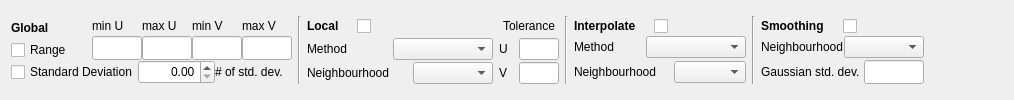
    <widget class="QWidget" name="filterTab">
     <attribute name="title">
      <string>Filters</string>
     </attribute>
     <layout class="QGridLayout" name="gridLayout_19">
      <item row="0" column="0">
       <layout class="QGridLayout" name="gridLayout_16">
        <property name="verticalSpacing">
         <number>0</number>
        </property>
        <item row="0" column="0">
         <widget class="QLabel" name="label_13">
          <property name="minimumSize">
           <size>
            <width>0</width>
            <height>20</height>
           </size>
          </property>
          <property name="font">
           <font>
            <weight>75</weight>
            <bold>true</bold>
           </font>
          </property>
          <property name="text">
           <string>Global</string>
          </property>
         </widget>
        </item>
        <item row="0" column="1" rowspan="2">
         <layout class="QGridLayout" name="gridLayout_5">
          <property name="horizontalSpacing">
           <number>0</number>
          </property>
          <property name="verticalSpacing">
           <number>1</number>
          </property>
          <item row="0" column="0">
           <widget class="QLabel" name="label_14">
            <property name="minimumSize">
             <size>
              <width>40</width>
              <height>0</height>
             </size>
            </property>
            <property name="maximumSize">
             <size>
              <width>40</width>
              <height>16777215</height>
             </size>
            </property>
            <property name="text">
             <string>min U</string>
            </property>
           </widget>
          </item>
          <item row="0" column="1">
           <widget class="QLabel" name="label_15">
            <property name="minimumSize">
             <size>
              <width>40</width>
              <height>0</height>
             </size>
            </property>
            <property name="maximumSize">
             <size>
              <width>40</width>
              <height>16777215</height>
             </size>
            </property>
            <property name="text">
             <string>max U</string>
            </property>
           </widget>
          </item>
          <item row="0" column="2">
           <widget class="QLabel" name="label_16">
            <property name="minimumSize">
             <size>
              <width>40</width>
              <height>0</height>
             </size>
            </property>
            <property name="maximumSize">
             <size>
              <width>40</width>
              <height>16777215</height>
             </size>
            </property>
            <property name="text">
             <string>min V</string>
            </property>
           </widget>
          </item>
          <item row="0" column="3">
           <widget class="QLabel" name="label_17">
            <property name="minimumSize">
             <size>
              <width>40</width>
              <height>0</height>
             </size>
            </property>
            <property name="maximumSize">
             <size>
              <width>40</width>
              <height>16777215</height>
             </size>
            </property>
            <property name="text">
             <string>max V</string>
            </property>
           </widget>
          </item>
          <item row="1" column="0">
           <widget class="QLineEdit" name="minUedit">
            <property name="sizePolicy">
             <sizepolicy hsizetype="Expanding" vsizetype="Fixed">
              <horstretch>0</horstretch>
              <verstretch>0</verstretch>
             </sizepolicy>
            </property>
            <property name="minimumSize">
             <size>
              <width>50</width>
              <height>24</height>
             </size>
            </property>
            <property name="maximumSize">
             <size>
              <width>40</width>
              <height>16777215</height>
             </size>
            </property>
            <property name="inputMask">
             <string/>
            </property>
            <property name="alignment">
             <set>Qt::AlignRight|Qt::AlignTrailing|Qt::AlignVCenter</set>
            </property>
           </widget>
          </item>
          <item row="1" column="1">
           <widget class="QLineEdit" name="maxUedit">
            <property name="sizePolicy">
             <sizepolicy hsizetype="Expanding" vsizetype="Fixed">
              <horstretch>0</horstretch>
              <verstretch>0</verstretch>
             </sizepolicy>
            </property>
            <property name="minimumSize">
             <size>
              <width>50</width>
              <height>24</height>
             </size>
            </property>
            <property name="maximumSize">
             <size>
              <width>40</width>
              <height>16777215</height>
             </size>
            </property>
            <property name="inputMask">
             <string/>
            </property>
            <property name="alignment">
             <set>Qt::AlignRight|Qt::AlignTrailing|Qt::AlignVCenter</set>
            </property>
           </widget>
          </item>
          <item row="1" column="2">
           <widget class="QLineEdit" name="minVedit">
            <property name="sizePolicy">
             <sizepolicy hsizetype="Expanding" vsizetype="Fixed">
              <horstretch>0</horstretch>
              <verstretch>0</verstretch>
             </sizepolicy>
            </property>
            <property name="minimumSize">
             <size>
              <width>50</width>
              <height>24</height>
             </size>
            </property>
            <property name="maximumSize">
             <size>
              <width>40</width>
              <height>16777215</height>
             </size>
            </property>
            <property name="inputMask">
             <string/>
            </property>
            <property name="alignment">
             <set>Qt::AlignRight|Qt::AlignTrailing|Qt::AlignVCenter</set>
            </property>
           </widget>
          </item>
          <item row="1" column="3">
           <widget class="QLineEdit" name="maxVedit">
            <property name="sizePolicy">
             <sizepolicy hsizetype="Expanding" vsizetype="Fixed">
              <horstretch>0</horstretch>
              <verstretch>0</verstretch>
             </sizepolicy>
            </property>
            <property name="minimumSize">
             <size>
              <width>50</width>
              <height>24</height>
             </size>
            </property>
            <property name="maximumSize">
             <size>
              <width>40</width>
              <height>16777215</height>
             </size>
            </property>
            <property name="inputMask">
             <string/>
            </property>
            <property name="alignment">
             <set>Qt::AlignRight|Qt::AlignTrailing|Qt::AlignVCenter</set>
            </property>
           </widget>
          </item>
         </layout>
        </item>
        <item row="1" column="0">
         <widget class="QCheckBox" name="globalRangeCheck">
          <property name="minimumSize">
           <size>
            <width>75</width>
            <height>20</height>
           </size>
          </property>
          <property name="text">
           <string>Range</string>
          </property>
         </widget>
        </item>
        <item row="2" column="0" colspan="2">
         <layout class="QHBoxLayout" name="horizontalLayout_9">
          <item>
           <widget class="QCheckBox" name="globalStDevCheck">
            <property name="minimumSize">
             <size>
              <width>0</width>
              <height>20</height>
             </size>
            </property>
            <property name="text">
             <string>Standard Deviation</string>
            </property>
           </widget>
          </item>
          <item>
           <widget class="QDoubleSpinBox" name="nStdDevSpin">
            <property name="minimumSize">
             <size>
              <width>0</width>
              <height>24</height>
             </size>
            </property>
            <property name="alignment">
             <set>Qt::AlignRight|Qt::AlignTrailing|Qt::AlignVCenter</set>
            </property>
           </widget>
          </item>
          <item>
           <widget class="QLabel" name="label_18">
            <property name="minimumSize">
             <size>
              <width>0</width>
              <height>20</height>
             </size>
            </property>
            <property name="text">
             <string># of std. dev.</string>
            </property>
           </widget>
          </item>
         </layout>
        </item>
       </layout>
      </item>
      <item row="0" column="1">
       <widget class="Line" name="line_5">
        <property name="orientation">
         <enum>Qt::Vertical</enum>
        </property>
       </widget>
      </item>
      <item row="0" column="2">
       <layout class="QGridLayout" name="gridLayout_18">
        <property name="verticalSpacing">
         <number>2</number>
        </property>
        <item row="0" column="0">
         <layout class="QHBoxLayout" name="horizontalLayout_6">
          <item>
           <widget class="QLabel" name="label_19">
            <property name="minimumSize">
             <size>
              <width>0</width>
              <height>20</height>
             </size>
            </property>
            <property name="font">
             <font>
              <weight>75</weight>
              <bold>true</bold>
             </font>
            </property>
            <property name="text">
             <string>Local</string>
            </property>
           </widget>
          </item>
          <item>
           <widget class="QCheckBox" name="localCheck">
            <property name="minimumSize">
             <size>
              <width>0</width>
              <height>20</height>
             </size>
            </property>
            <property name="text">
             <string/>
            </property>
           </widget>
          </item>
         </layout>
        </item>
        <item row="0" column="1">
         <spacer name="horizontalSpacer_14">
          <property name="orientation">
           <enum>Qt::Horizontal</enum>
          </property>
          <property name="sizeHint" stdset="0">
           <size>
            <width>40</width>
            <height>20</height>
           </size>
          </property>
         </spacer>
        </item>
        <item row="0" column="2" colspan="2">
         <widget class="QLabel" name="label_22">
          <property name="minimumSize">
           <size>
            <width>60</width>
            <height>20</height>
           </size>
          </property>
          <property name="text">
           <string>Tolerance</string>
          </property>
          <property name="alignment">
           <set>Qt::AlignCenter</set>
          </property>
         </widget>
        </item>
        <item row="1" column="0" colspan="2">
         <layout class="QHBoxLayout" name="horizontalLayout_2">
          <item>
           <widget class="QLabel" name="label_20">
            <property name="minimumSize">
             <size>
              <width>0</width>
              <height>20</height>
             </size>
            </property>
            <property name="text">
             <string>Method</string>
            </property>
           </widget>
          </item>
          <item>
           <spacer name="horizontalSpacer_18">
            <property name="orientation">
             <enum>Qt::Horizontal</enum>
            </property>
            <property name="sizeHint" stdset="0">
             <size>
              <width>20</width>
              <height>20</height>
             </size>
            </property>
           </spacer>
          </item>
          <item>
           <widget class="QComboBox" name="localMethodCombo">
            <property name="minimumSize">
             <size>
              <width>100</width>
              <height>22</height>
             </size>
            </property>
           </widget>
          </item>
         </layout>
        </item>
        <item row="1" column="2">
         <widget class="QLabel" name="label_23">
          <property name="text">
           <string>U</string>
          </property>
         </widget>
        </item>
        <item row="1" column="3">
         <widget class="QLineEdit" name="localUedit">
          <property name="minimumSize">
           <size>
            <width>40</width>
            <height>22</height>
           </size>
          </property>
          <property name="maximumSize">
           <size>
            <width>32</width>
            <height>32</height>
           </size>
          </property>
          <property name="alignment">
           <set>Qt::AlignRight|Qt::AlignTrailing|Qt::AlignVCenter</set>
          </property>
         </widget>
        </item>
        <item row="2" column="0">
         <widget class="QLabel" name="label_21">
          <property name="minimumSize">
           <size>
            <width>100</width>
            <height>20</height>
           </size>
          </property>
          <property name="text">
           <string>Neighbourhood</string>
          </property>
         </widget>
        </item>
        <item row="2" column="1">
         <widget class="QComboBox" name="localNxNCombo">
          <property name="minimumSize">
           <size>
            <width>80</width>
            <height>22</height>
           </size>
          </property>
          <property name="maximumSize">
           <size>
            <width>80</width>
            <height>16777215</height>
           </size>
          </property>
         </widget>
        </item>
        <item row="2" column="2">
         <widget class="QLabel" name="label_24">
          <property name="text">
           <string>V</string>
          </property>
         </widget>
        </item>
        <item row="2" column="3">
         <widget class="QLineEdit" name="localVedit">
          <property name="minimumSize">
           <size>
            <width>40</width>
            <height>22</height>
           </size>
          </property>
          <property name="maximumSize">
           <size>
            <width>32</width>
            <height>16777215</height>
           </size>
          </property>
          <property name="alignment">
           <set>Qt::AlignRight|Qt::AlignTrailing|Qt::AlignVCenter</set>
          </property>
         </widget>
        </item>
       </layout>
      </item>
      <item row="0" column="3">
       <widget class="Line" name="line_6">
        <property name="orientation">
         <enum>Qt::Vertical</enum>
        </property>
       </widget>
      </item>
      <item row="0" column="4">
       <layout class="QGridLayout" name="gridLayout_15">
        <property name="verticalSpacing">
         <number>0</number>
        </property>
        <item row="0" column="0">
         <layout class="QHBoxLayout" name="horizontalLayout_5">
          <item>
           <widget class="QLabel" name="label_25">
            <property name="minimumSize">
             <size>
              <width>0</width>
              <height>20</height>
             </size>
            </property>
            <property name="maximumSize">
             <size>
              <width>80</width>
              <height>22</height>
             </size>
            </property>
            <property name="font">
             <font>
              <weight>75</weight>
              <bold>true</bold>
             </font>
            </property>
            <property name="text">
             <string>Interpolate</string>
            </property>
           </widget>
          </item>
          <item>
           <widget class="QCheckBox" name="interpolateCheck">
            <property name="minimumSize">
             <size>
              <width>0</width>
              <height>20</height>
             </size>
            </property>
            <property name="maximumSize">
             <size>
              <width>16777215</width>
              <height>22</height>
             </size>
            </property>
            <property name="text">
             <string/>
            </property>
           </widget>
          </item>
         </layout>
        </item>
        <item row="1" column="0">
         <layout class="QGridLayout" name="gridLayout_14">
          <property name="verticalSpacing">
           <number>2</number>
          </property>
          <item row="0" column="0">
           <widget class="QLabel" name="label_26">
            <property name="minimumSize">
             <size>
              <width>0</width>
              <height>20</height>
             </size>
            </property>
            <property name="text">
             <string>Method</string>
            </property>
           </widget>
          </item>
          <item row="0" column="1">
           <spacer name="horizontalSpacer_13">
            <property name="orientation">
             <enum>Qt::Horizontal</enum>
            </property>
            <property name="sizeHint" stdset="0">
             <size>
              <width>18</width>
              <height>20</height>
             </size>
            </property>
           </spacer>
          </item>
          <item row="0" column="2" colspan="2">
           <widget class="QComboBox" name="interpolateMethodCombo">
            <property name="minimumSize">
             <size>
              <width>100</width>
              <height>22</height>
             </size>
            </property>
            <property name="maximumSize">
             <size>
              <width>80</width>
              <height>16777215</height>
             </size>
            </property>
           </widget>
          </item>
          <item row="1" column="0" colspan="3">
           <widget class="QLabel" name="label_27">
            <property name="minimumSize">
             <size>
              <width>100</width>
              <height>24</height>
             </size>
            </property>
            <property name="text">
             <string>Neighbourhood</string>
            </property>
           </widget>
          </item>
          <item row="1" column="3">
           <widget class="QComboBox" name="interpolateNxNCombo">
            <property name="minimumSize">
             <size>
              <width>50</width>
              <height>22</height>
             </size>
            </property>
           </widget>
          </item>
         </layout>
        </item>
       </layout>
      </item>
      <item row="0" column="5">
       <widget class="Line" name="line_7">
        <property name="orientation">
         <enum>Qt::Vertical</enum>
        </property>
       </widget>
      </item>
      <item row="0" column="6">
       <layout class="QGridLayout" name="gridLayout_17">
        <property name="verticalSpacing">
         <number>0</number>
        </property>
        <item row="0" column="0">
         <layout class="QHBoxLayout" name="horizontalLayout_4">
          <item>
           <widget class="QLabel" name="label_28">
            <property name="minimumSize">
             <size>
              <width>0</width>
              <height>20</height>
             </size>
            </property>
            <property name="font">
             <font>
              <weight>75</weight>
              <bold>true</bold>
             </font>
            </property>
            <property name="text">
             <string>Smoothing</string>
            </property>
           </widget>
          </item>
          <item>
           <widget class="QCheckBox" name="smoothCheck">
            <property name="minimumSize">
             <size>
              <width>0</width>
              <height>20</height>
             </size>
            </property>
            <property name="text">
             <string/>
            </property>
           </widget>
          </item>
         </layout>
        </item>
        <item row="1" column="0">
         <layout class="QGridLayout" name="gridLayout_4">
          <property name="verticalSpacing">
           <number>2</number>
          </property>
          <item row="0" column="0">
           <widget class="QLabel" name="label_29">
            <property name="minimumSize">
             <size>
              <width>0</width>
              <height>20</height>
             </size>
            </property>
            <property name="text">
             <string>Neighbourhood</string>
            </property>
           </widget>
          </item>
          <item row="0" column="1" colspan="2">
           <widget class="QComboBox" name="smoothNxNCombo">
            <property name="minimumSize">
             <size>
              <width>80</width>
              <height>22</height>
             </size>
            </property>
            <property name="maximumSize">
             <size>
              <width>80</width>
              <height>16777215</height>
             </size>
            </property>
           </widget>
          </item>
          <item row="1" column="0" colspan="2">
           <widget class="QLabel" name="label_30">
            <property name="minimumSize">
             <size>
              <width>0</width>
              <height>20</height>
             </size>
            </property>
            <property name="text">
             <string>Gaussian std. dev.</string>
            </property>
           </widget>
          </item>
          <item row="1" column="2">
           <widget class="QLineEdit" name="smoothRadiusEdit">
            <property name="minimumSize">
             <size>
              <width>50</width>
              <height>24</height>
             </size>
            </property>
            <property name="maximumSize">
             <size>
              <width>60</width>
              <height>16777215</height>
             </size>
            </property>
            <property name="alignment">
             <set>Qt::AlignRight|Qt::AlignTrailing|Qt::AlignVCenter</set>
            </property>
           </widget>
          </item>
         </layout>
        </item>
       </layout>
      </item>
      <item row="0" column="7">
       <spacer name="horizontalSpacer_8">
        <property name="orientation">
         <enum>Qt::Horizontal</enum>
        </property>
        <property name="sizeHint" stdset="0">
         <size>
          <width>79</width>
          <height>43</height>
         </size>
        </property>
       </spacer>
      </item>
     </layout>
    </widget>
